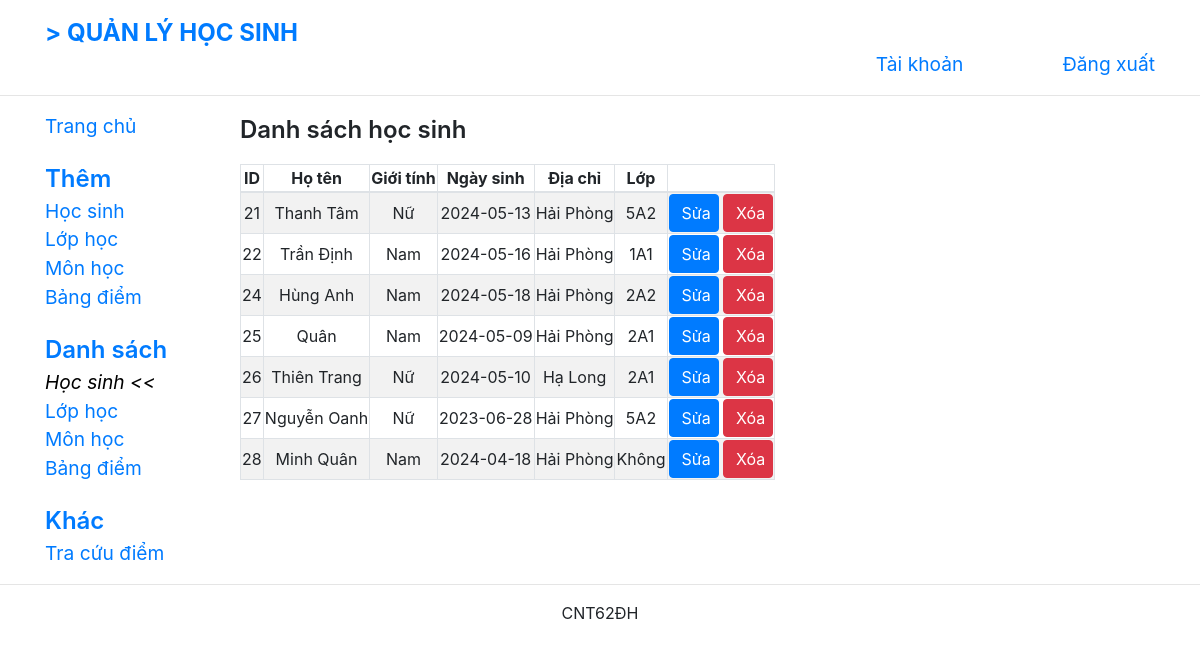
Screenshot of /listStudents.php with the database file from the repository.
### tables this page shows
CREATE TABLE `hocsinh` (
  `id_hocsinh` int(11) NOT NULL,
  `hoten` varchar(50) NOT NULL,
  `gioitinh` varchar(5) NOT NULL,
  `ngaysinh` date NOT NULL,
  `diachi` varchar(50) NOT NULL,
  `id_lop` int(11) DEFAULT NULL
);

CREATE TABLE `lop` (
  `id_lop` int(11) NOT NULL,
  `tenlop` varchar(20) NOT NULL,
  `khoi` int(11) NOT NULL,
  `siso` int(11) NOT NULL
);

### listStudents.php (the view, shortened to what this page needs)
<?php
include"connect.php";
$sql = "SELECT hocsinh.id_hocsinh, hocsinh.hoten, lop.tenlop, hocsinh.gioitinh, hocsinh.ngaysinh, hocsinh.diachi FROM hocsinh INNER JOIN lop ON lop.id_lop = hocsinh.id_lop ";
$stmt=$conn->prepare($sql);
$query=$stmt->execute();
?>
<!DOCTYPE html>
<html>
<head>
    <link rel="stylesheet" href="https://maxcdn.bootstrapcdn.com/bootstrap/4.0.0/css/bootstrap.min.css"
>
    <link href="https://cdn.jsdelivr.net/npm/select2@4.1.0-rc.0/dist/css/select2.min.css" rel="stylesheet" />
    <link rel="stylesheet" type="text/css" href="https://cdn.datatables.net/v/dt/dt-1.10.25/datatables.min.css" />
    <link rel="stylesheet" href="common.css">
    <link rel="stylesheet" href="layout.css">
</head>
<body>
    <div class="container">
        <header class="row">
            <div id="brand" class="col-12 col-lg-7">
                <a href="./index.php" class="navbar-brand">>
                    <span id="brand_name">QUẢN LÝ HỌC SINH</span>
                </a>
            </div>
            <div id="horizontal_menu" class="col-12 col-lg-5 row">
                <a href="#" class="col-7">Tài khoản</a>
                <a href="logout.php" class="col-5">Đăng xuất</a>
            </div>
        </header>
    </div>
    <hr>
    <div class="container">
        <div class="row">
            <nav class="col-lg-2 navbar-collapse collapse expand-lg" id="nav_bar">
                <a href="./index.php" class="nav_option">Trang chủ</a>
                <div class="nav_group">
                    <p class="nav_group_name">Thêm</p>
                    <a href="./createStudent.php" class="nav_option">Học sinh</a>
                    <a href="./createClass.php" class="nav_option">Lớp học</a>
                    <a href="./createSubject.php" class="nav_option">Môn học</a>
                    <a href="./createTranscript.php" class="nav_option">Bảng điểm</a>
                </div>
                <div class="nav_group">
                    <p class="nav_group_name">Danh sách</p>
                    <a href="./listStudents.php" class="nav_option current_item">Học sinh</a>
                    <a href="./listClasses.php" class="nav_option">Lớp học</a>
                    <a href="./listSubjects.php" class="nav_option">Môn học</a>
                    <a href="./listTranscripts.php" class="nav_option">Bảng điểm</a>
                </div>
                <div class="nav_group">
                    <p class="nav_group_name">Khác</p>
                    <a href="./searchTranscript.php" class="nav_option">Tra cứu điểm</a>
                </div>
            </nav>
            <div class="col-lg-10 content">
                <p class="page_title">Danh sách học sinh</p>
                <div class="table-responsive">
                    <table class="data_table table-striped table-bordered">
                        <thead>
                            <th>ID</th>
                            <th>Họ tên</th>
                            <th>Giới tính</th>
                            <th>Ngày sinh</th>
                            <th>Địa chỉ</th>
                            <th>Lớp</th>
                            <th></th>
                        </thead>
                        <tbody>
                            <?php
                            if($query){
                                while($row = $stmt->fetch(PDO::FETCH_ASSOC)){
                            ?>
                                <tr>
                                    <td><?php echo $row["id_hocsinh"]?></td>
                                    <td><?php echo $row["hoten"]?></td>
                                    <td><?php echo $row["gioitinh"]?></td>
                                    <td><?php echo $row["ngaysinh"]?></td>
                                    <td><?php echo $row["diachi"]?></td>
                                    <td><?php echo $row["tenlop"]?></td>
                                <span>
                                <td>
                                    <a class="btn btn-primary" style="width:50px" href="editStudent.php?id_hocsinh=<?php echo $row["id_hocsinh"]?>">Sửa</a>
                                    <a class="btn btn-danger" style="width:50px" href="deleteStudent.php?id_hocsinh=<?php echo $row["id_hocsinh"]?>">Xóa</a>
                                </td>
                                </span>
                            </tr>
                            <?php
                        }
                    }
                    ?>
                        </tbody>
                    </table>
                </div>
            </div>
        </div>
    </div>
    <hr>
    <div class="container">
        <footer>
            <p>CNT62ĐH</p>
        </footer>
    </div>
</body>
</html>

### common.css (style rules this page uses)
.btn { width: 150px; }
.content { padding-left: 20px; }
.page_title { font-weight: 600; font-size: 1.5em; }
td, th { text-align: center; }
@media (min-width: 992px) { .expand-lg { display: block !important; } }

### layout.css (style rules this page uses)
header { margin-top: 10px; }
#brand a, #brand a:hover { color: #007bff; font-size: 1.5em; font-weight: bold; }
#horizontal_menu { text-align: right; padding-top: 40px; padding-right: 0; }
#horizontal_menu a, #horizontal_menu a:hover { text-decoration: none; font-size: 1.2em; vertical-align: bottom; padding-right: 0; }
.nav_group { margin-top: 20px; }
.nav_group_name { font-size: 1.5em; font-weight: 600; color: #007bff; margin: 0; }
.nav_option, .nav_option:hover { display: block; font-size: 1.2em; text-decoration: none; }
.current_item, .current_item:hover { color: black; font-style: italic; }
.current_item::after { content: " <<"; }
footer { text-align: center; }

### rows the page displays
hocsinh: id_hocsinh "21", hoten "Thanh Tâm", gioitinh "Nữ", ngaysinh "2024-05-13", diachi "Hải Phòng", id_lop.tenlop "5A2"
hocsinh: id_hocsinh "22", hoten "Trần Định", gioitinh "Nam", ngaysinh "2024-05-16", diachi "Hải Phòng", id_lop.tenlop "1A1"
hocsinh: id_hocsinh "24", hoten "Hùng Anh", gioitinh "Nam", ngaysinh "2024-05-18", diachi "Hải Phòng", id_lop.tenlop "2A2"
hocsinh: id_hocsinh "25", hoten "Quân", gioitinh "Nam", ngaysinh "2024-05-09", diachi "Hải Phòng", id_lop.tenlop "2A1"
hocsinh: id_hocsinh "26", hoten "Thiên Trang", gioitinh "Nữ", ngaysinh "2024-05-10", diachi "Hạ Long", id_lop.tenlop "2A1"
hocsinh: id_hocsinh "27", hoten "Nguyễn Oanh", gioitinh "Nữ", ngaysinh "2023-06-28", diachi "Hải Phòng", id_lop.tenlop "5A2"
hocsinh: id_hocsinh "28", hoten "Minh Quân", gioitinh "Nam", ngaysinh "2024-04-18", diachi "Hải Phòng", id_lop.tenlop "Không"
